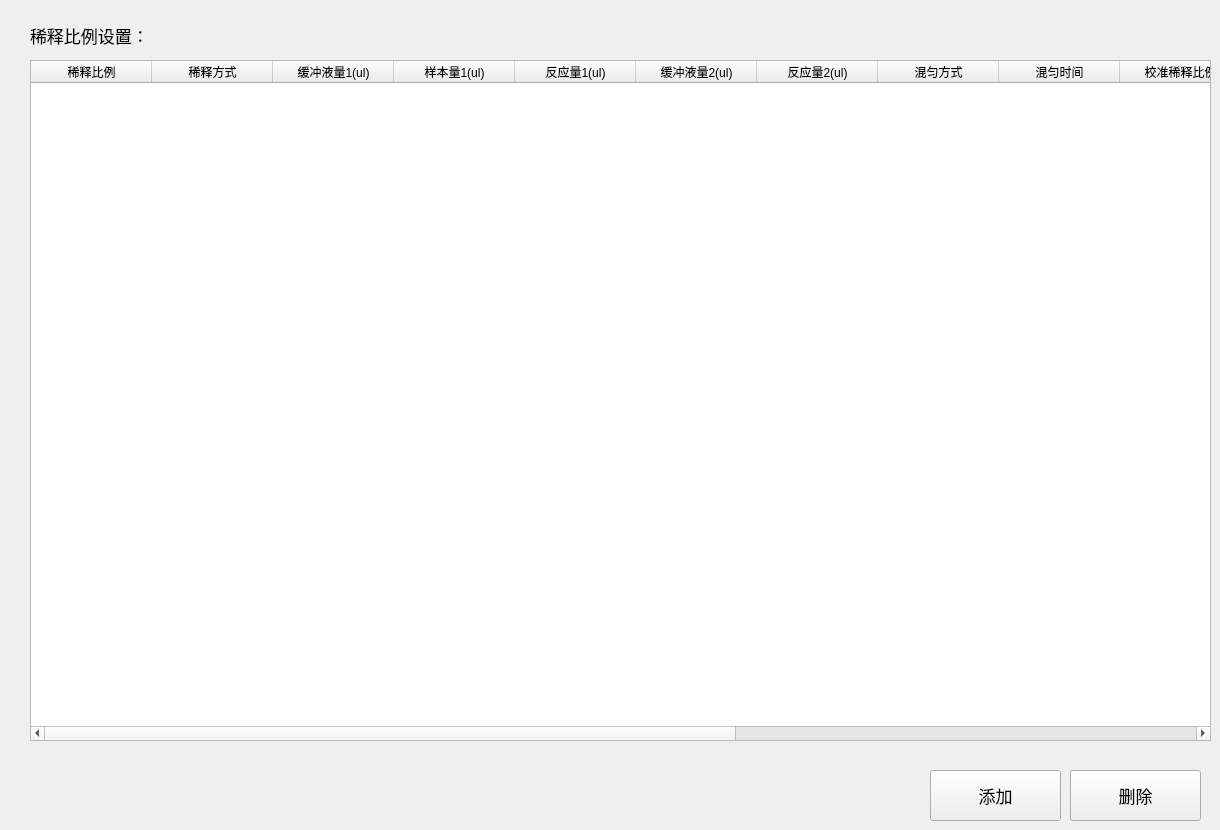
    <widget class="QWidget" name="tabSampleRate">
     <property name="styleSheet">
      <string notr="true">QWidget#page_3{
background-color: transparent;
}</string>
     </property>
     <widget class="QPushButton" name="btnAddSampleRate">
      <property name="geometry">
       <rect>
        <x>930</x>
        <y>770</y>
        <width>131</width>
        <height>51</height>
       </rect>
      </property>
      <property name="font">
       <font>
        <family>苹方 粗体</family>
        <pointsize>13</pointsize>
        <weight>50</weight>
        <bold>false</bold>
        <stylestrategy>PreferDefault</stylestrategy>
       </font>
      </property>
      <property name="focusPolicy">
       <enum>Qt::NoFocus</enum>
      </property>
      <property name="styleSheet">
       <string notr="true"/>
      </property>
      <property name="text">
       <string>添加</string>
      </property>
      <property name="iconSize">
       <size>
        <width>37</width>
        <height>32</height>
       </size>
      </property>
      <property name="checkable">
       <bool>false</bool>
      </property>
      <property name="checked">
       <bool>false</bool>
      </property>
      <property name="autoExclusive">
       <bool>false</bool>
      </property>
     </widget>
     <widget class="QPushButton" name="btnDelSampleRate">
      <property name="geometry">
       <rect>
        <x>1070</x>
        <y>770</y>
        <width>131</width>
        <height>51</height>
       </rect>
      </property>
      <property name="font">
       <font>
        <family>苹方 粗体</family>
        <pointsize>13</pointsize>
        <weight>50</weight>
        <bold>false</bold>
        <stylestrategy>PreferDefault</stylestrategy>
       </font>
      </property>
      <property name="focusPolicy">
       <enum>Qt::NoFocus</enum>
      </property>
      <property name="styleSheet">
       <string notr="true"/>
      </property>
      <property name="text">
       <string>删除</string>
      </property>
      <property name="iconSize">
       <size>
        <width>37</width>
        <height>32</height>
       </size>
      </property>
      <property name="checkable">
       <bool>false</bool>
      </property>
      <property name="checked">
       <bool>false</bool>
      </property>
      <property name="autoExclusive">
       <bool>false</bool>
      </property>
     </widget>
     <widget class="QTableWidget" name="sampleRateTable">
      <property name="geometry">
       <rect>
        <x>30</x>
        <y>60</y>
        <width>1181</width>
        <height>681</height>
       </rect>
      </property>
      <property name="font">
       <font>
        <family>苹方 粗体</family>
        <pointsize>11</pointsize>
       </font>
      </property>
      <property name="focusPolicy">
       <enum>Qt::NoFocus</enum>
      </property>
      <property name="styleSheet">
       <string notr="true"/>
      </property>
      <property name="showGrid">
       <bool>false</bool>
      </property>
      <property name="columnCount">
       <number>15</number>
      </property>
      <attribute name="horizontalHeaderMinimumSectionSize">
       <number>25</number>
      </attribute>
      <attribute name="horizontalHeaderDefaultSectionSize">
       <number>121</number>
      </attribute>
      <attribute name="horizontalHeaderStretchLastSection">
       <bool>true</bool>
      </attribute>
      <attribute name="verticalHeaderVisible">
       <bool>false</bool>
      </attribute>
      <column>
       <property name="text">
        <string>稀释比例</string>
       </property>
      </column>
      <column>
       <property name="text">
        <string>稀释方式</string>
       </property>
      </column>
      <column>
       <property name="text">
        <string>缓冲液量1(ul)</string>
       </property>
      </column>
      <column>
       <property name="text">
        <string>样本量1(ul)</string>
       </property>
      </column>
      <column>
       <property name="text">
        <string>反应量1(ul)</string>
       </property>
      </column>
      <column>
       <property name="text">
        <string>缓冲液量2(ul)</string>
       </property>
      </column>
      <column>
       <property name="text">
        <string>反应量2(ul)</string>
       </property>
      </column>
      <column>
       <property name="text">
        <string>混匀方式</string>
       </property>
      </column>
      <column>
       <property name="text">
        <string>混匀时间</string>
       </property>
      </column>
      <column>
       <property name="text">
        <string>校准稀释比例</string>
       </property>
      </column>
      <column>
       <property name="text">
        <string>样本稀释选项</string>
       </property>
      </column>
      <column>
       <property name="text">
        <string>预清洗次数</string>
       </property>
      </column>
      <column>
       <property name="text">
        <string>清洗液量(ul)</string>
       </property>
      </column>
      <column>
       <property name="text">
        <string>清洗试剂</string>
       </property>
      </column>
      <column>
       <property name="text">
        <string>后清洗次数</string>
       </property>
      </column>
     </widget>
     <widget class="QLabel" name="label_16">
      <property name="geometry">
       <rect>
        <x>30</x>
        <y>20</y>
        <width>121</width>
        <height>31</height>
       </rect>
      </property>
      <property name="font">
       <font>
        <family>苹方 粗体</family>
        <pointsize>13</pointsize>
       </font>
      </property>
      <property name="text">
       <string>稀释比例设置：</string>
      </property>
     </widget>
    </widget>
